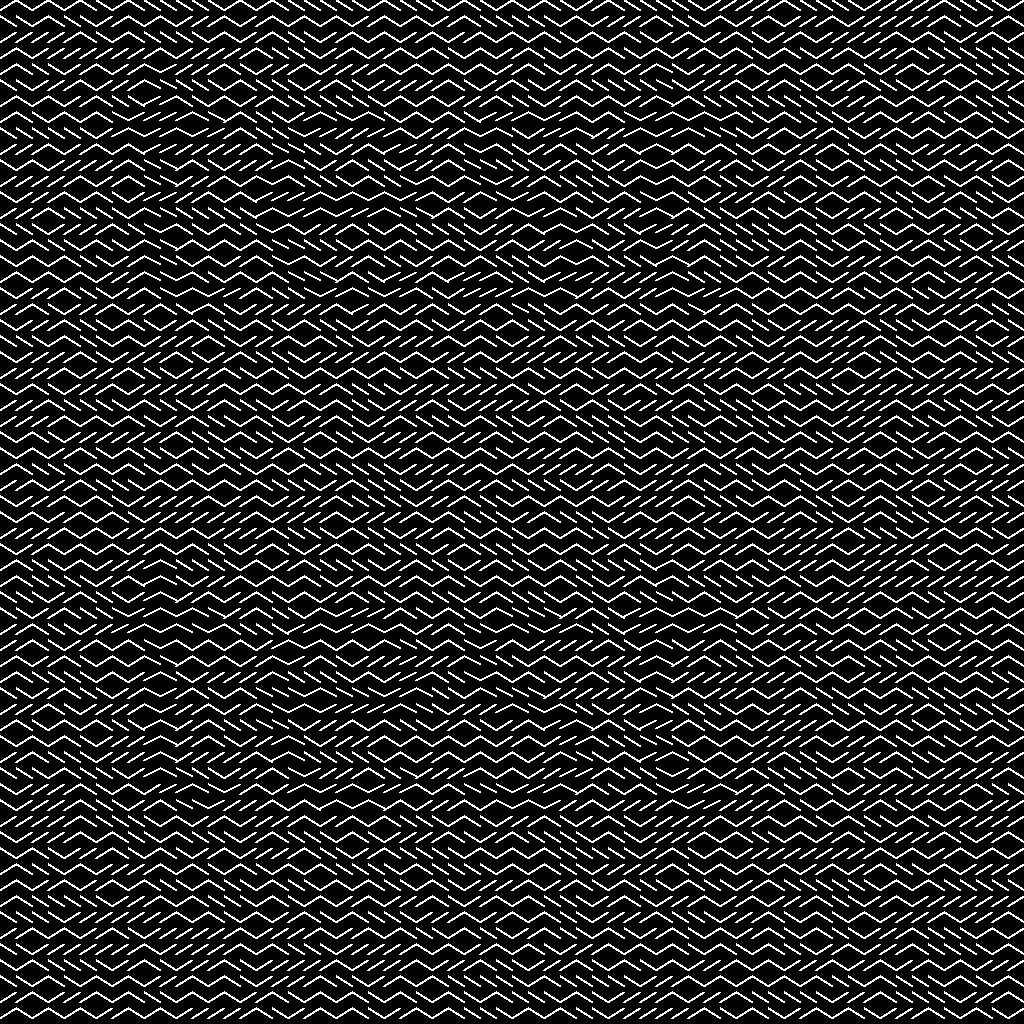
Frame 1 (no input)
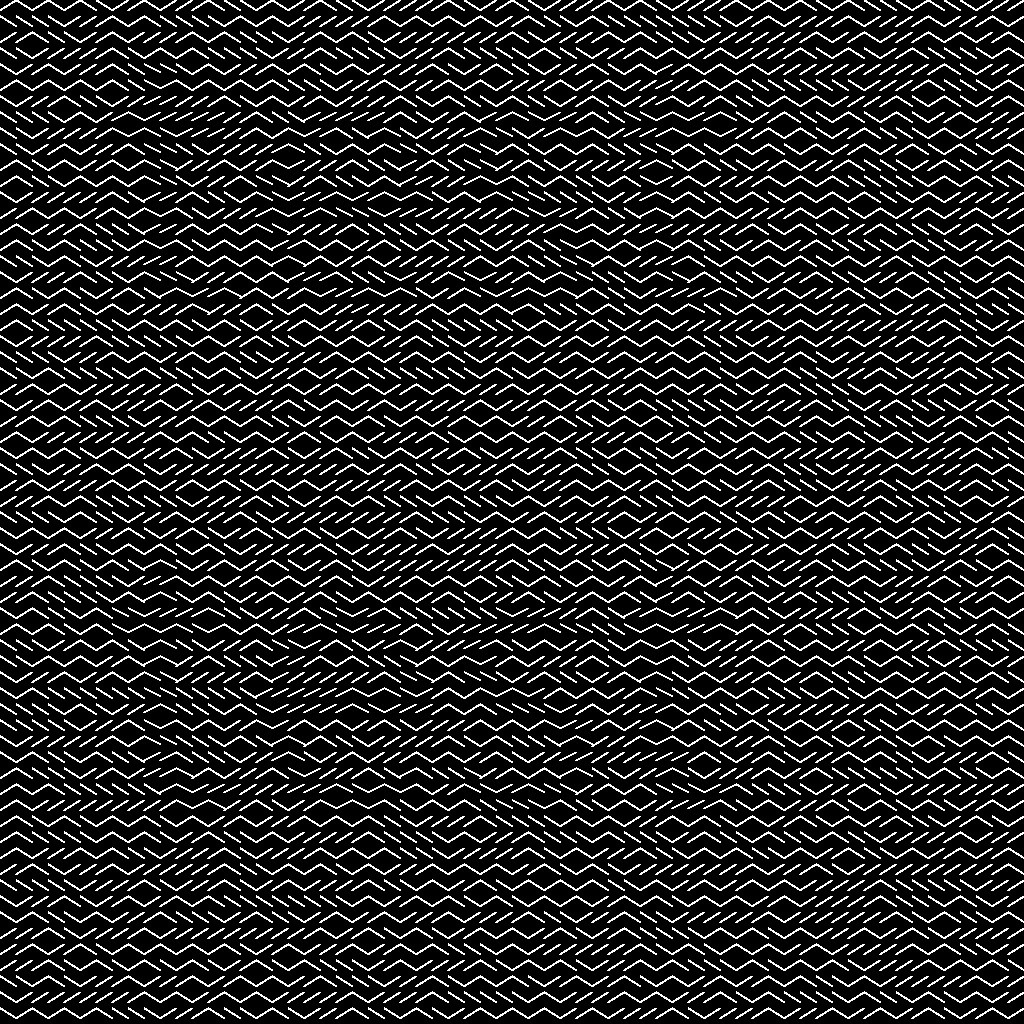
Frame 2 (the mouse pressed at the canvas centre, redrawn once)

The Processing sketch that drew these frames (run headless with seeded random() and noise(); the mouse was pressed at the canvas centre and the sketch redrawn once):

// Processing sketch: sketch_20171208a
// ── sketch_20171208a.pde
//
//  sketch_20171208a.pde - moire test
//
// license:
//     Copyright (c) 2017 yoggy <yoggy0@gmail.com>
//     Released under the MIT license
//     http://opensource.org/licenses/mit-license.php;
//
PGraphics pg;

void setup() {
  size(1024, 1024);
  noSmooth();
  pg = createGraphics(1024, 1024);
}

void draw() {
  drawText();
  drawMoire();

  save("sketch_20171208a.png");

  noLoop();
}

void drawText() {
  pg.beginDraw();
  pg.noSmooth();
  pg.background(#000000);
  pg.fill(#ffffff);
  pg.textSize(400);
  pg.text("test", 100, 300);
  pg.text("test", 100, 800);
  pg.endDraw();
  //image(pg, 0, 0);
}

void drawMoire()
{
  
  background(#000000);
  stroke(#ffffff);
  strokeWeight(2);
  noFill();

  for (int y = 0; y < height; y += 16) {
    for (int x = 0; x < width; x += 16) {
      double r = random(1.0);
      color c = pg.get(x, y);
      if (c != #000000) {
        if (r < 0.5) {
          line(x, y, x + 16, y + 8);
        }
        else {
          line(x, y + 8, x + 16, y);
        }
      }
      else {
        if (r < 0.5) {
          line(x, y, x + 16, y + 10);
        }
        else {
          line(x, y + 10, x + 16, y);
        }
      }
    }
  }
}
